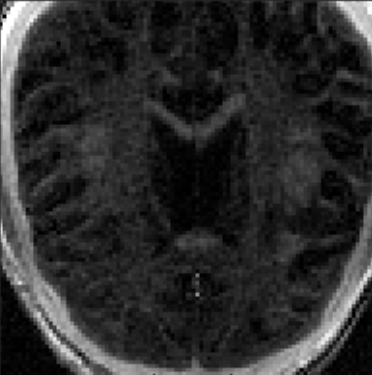
#> input picture brain__data/sequence/brain.png, 372 x 375 px
$ jupyter execute poster_freq.ipynb
#> lines starting #> are read from the running program, lines starting #| are printed output that depends on the picture
[cell 1]
import numpy as np
import matplotlib.pyplot as plt
from scipy.fft import fft2, ifft2, fftshift
from matplotlib.image import imread

# Load the image
brain_image = imread('brain.png')
#> brain_image is the input picture: shape (375, 372, 4) float32; mean R, G, B, A 0.174, 0.174, 0.174, 1

# Ensure the image is in grayscale if it's RGB
if brain_image.ndim == 3:
    brain_image = np.mean(brain_image, axis=2)  # Convert to grayscale by averaging RGB channels
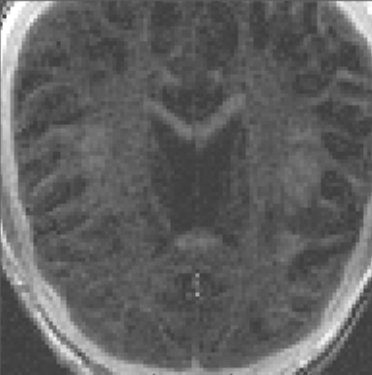
#> brain_image: shape (375, 372) float32; min 0.25, max 1, mean 0.38

# Perform 2D Fourier Transform
image_freq = fft2(brain_image)
image_freq_shifted = fftshift(image_freq)  # Shift the zero frequency to the center

# Function to filter low or high frequencies
def filter_frequencies(image_freq_shifted, frequency_type='low', cutoff=20):
#> called with image_freq_shifted = array of shape (375, 372), frequency_type = 'low', cutoff = 20
    rows, cols = image_freq_shifted.shape
#> rows = 375; cols = 372
    center_row, center_col = rows // 2, cols // 2
#> center_row = 187; center_col = 186
    filtered_freq = np.copy(image_freq_shifted)

    if frequency_type == 'low':
        # Zero out the high frequencies (outer parts) to retain low frequencies (center)
        filtered_freq[:center_row - cutoff, :] = 0  # Top part (high frequencies)
        filtered_freq[center_row + cutoff:, :] = 0  # Bottom part (high frequencies)
        filtered_freq[:, :center_col - cutoff] = 0  # Left part (high frequencies)
        filtered_freq[:, center_col + cutoff:] = 0  # Right part (high frequencies)

    elif frequency_type == 'high':
        # Zero out the low frequencies (center) to retain high frequencies (edges)
        filtered_freq[center_row - cutoff:center_row + cutoff, center_col - cutoff:center_col + cutoff] = 0  # Center part (low frequencies)

    return filtered_freq

# Apply the filters
# Low frequencies (retain center part)
low_freq_image = ifft2(fftshift(filter_frequencies(image_freq_shifted, 'low')))
# High frequencies (retain edges)
high_freq_image = ifft2(fftshift(filter_frequencies(image_freq_shifted, 'high')))

# Plotting the results
fig, axes = plt.subplots(1, 3, figsize=(15, 5))

# Original Image
axes[0].imshow(brain_image, cmap='gray')
axes[0].set_title("a) Original Brain Image")
axes[0].axis('off')

# Low-frequency filtered image
axes[1].imshow(np.abs(low_freq_image), cmap='gray')  # Take absolute value here
axes[1].set_title("b) Low-Frequency Image")
axes[1].axis('off')

# High-frequency filtered image
axes[2].imshow(np.abs(high_freq_image), cmap='gray')  # Take absolute value here
axes[2].set_title("c) High-Frequency Image")
axes[2].axis('off')
# Save the figure as a PNG file
plt.savefig('brain_comparison.png', dpi=1000)
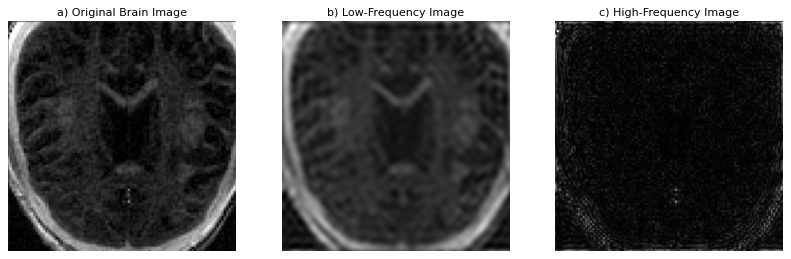
#> figure drawn by matplotlib, 3 panels
plt.show()

[cell 2]
import matplotlib.pyplot as plt
import numpy as np

# Time setup
t = np.linspace(0, 20, 2000)  # more time to fit 5 pulses

# Timing parameters
inv_start, inv_end = 1, 1.5
num_exc = 5
exc_spacing = 2.0  # time between excitations
exc_dur = 0.2
readout_dur = 1.0
spoiler_dur = 0.5

# Calculate the total duration of the excitation window
total_exc_duration = (num_exc - 1) * exc_spacing + exc_dur  # Total duration of all excitations
start_time = (t[-1] - total_exc_duration) / 2  # Start time for the first excitation so TI is centered

# Calculate excitation pulse times so that TI is centered in the middle of all excitations
exc_starts = [start_time + i * exc_spacing for i in range(num_exc)]
exc_ends = [s + exc_dur for s in exc_starts]
readout_starts = exc_ends
readout_ends = [s + readout_dur for s in readout_starts]

# Inversion Time (TI) is centered on the entire excitation sequence
TI = (exc_starts[0] + exc_ends[-1]) / 2

# Spoiler after last readout
spoiler_start = readout_ends[-1] + 0.2
spoiler_end = spoiler_start + spoiler_dur

# RF waveform
rf = np.zeros_like(t)
rf[(t >= inv_start) & (t <= inv_end)] = 1.5  # inversion
for s, e in zip(exc_starts, exc_ends):
    rf[(t >= s) & (t <= e)] = 1.0

def radial_gradient(t_local, t0, t1, direction, ramp_duration=0.1):
    grad = np.zeros_like(t_local)
    mask = (t_local >= t0) & (t_local <= t1)  # Mask for the time window of the gradient

    # Ramp-up portion (linear increase from 0 to 1 during the ramp duration)
    ramp_mask = (t_local >= t0) & (t_local <= t0 + ramp_duration)
    ramp_t = t_local[ramp_mask] - t0
    ramp_waveform = ramp_t / ramp_duration  # Linear ramp from 0 to 1

    # Constant portion after ramp-up
    constant_mask = (t_local >= t0 + ramp_duration) & (t_local <= t1)
    constant_waveform = np.ones_like(t_local[constant_mask])  # Constant value after ramp-up

    # Full waveform (ramp then constant)
    full_waveform = np.zeros_like(t_local)
    full_waveform[ramp_mask] = ramp_waveform
    full_waveform[constant_mask] = constant_waveform

    # Apply the direction scaling and assign to the gradient (no oscillations)
    g = np.zeros((3, len(t_local)))
    for i in range(3):
        g[i][mask] = direction[i] * full_waveform[mask]  # Apply the direction for each component (x, y, z)

    return g

# Set up gradient arrays
Gx = np.zeros_like(t)
Gy = np.zeros_like(t)
Gz = np.zeros_like(t)

# Generate gradients for the excitations with rotating radial directions
directions = [
    [1, 0, 0],
    [0.7, 0.7, 0],
    [0.5, 0.5, 0.7],
    [0, 1, 0],
    [0, 0.6, 0.8],
]
for i in range(num_exc):
    gx, gy, gz = radial_gradient(t, readout_starts[i], readout_ends[i], directions[i])
    Gx += gx
    Gy += gy
    Gz += gz

# Add spoiler to Gz
spoiler_mask = (t >= spoiler_start) & (t <= spoiler_end)
Gz[spoiler_mask] += -1.0

# Plotting
fig, axs = plt.subplots(5, 1, figsize=(12, 9), sharex=True)
plt.subplots_adjust(hspace=0.4)

# RF
axs[0].plot(t, rf, color='purple')
axs[0].set_ylabel("RF")
axs[0].set_ylim(-0.5, 2)
axs[0].annotate("180° Inversion", xy=((inv_start + inv_end)/2, 1.5), ha="center", va="bottom", fontsize=10)

for i in range(num_exc):
    axs[0].annotate(f"90° ({i+1})", xy=((exc_starts[i] + exc_ends[i])/2, 1.0), ha="center", va="bottom")
axs[0].axvline(x=TI, color='gray', linestyle='--')
axs[0].text(TI + 0.1, 1.6, "TI", fontsize=10)

# Gradients
axs[1].plot(t, Gx, color='blue')
axs[1].set_ylabel("Gx")
axs[1].set_ylim(-1.5, 1.5)

axs[2].plot(t, Gy, color='green')
axs[2].set_ylabel("Gy")
axs[2].set_ylim(-1.5, 1.5)

axs[3].plot(t, Gz, color='red')
axs[3].set_ylabel("Gz")
axs[3].set_ylim(-1.5, 1.5)

# Optional: ADC line (for data acquisition timing)
ADC = np.zeros_like(t)
for i in range(num_exc):
    ADC[(t >= readout_starts[i]) & (t <= readout_ends[i])] = 1
axs[4].plot(t, ADC, color='black')
axs[4].set_ylabel("ADC")
axs[4].set_xlabel("Time (a.u.)")
axs[4].set_ylim(-0.2, 1.5)

# Titles
axs[0].set_title(f"3D Radial UTE Sequence: {num_exc} Excitations with TI centered")
axs[1].set_title("Gradient X")
axs[2].set_title("Gradient Y")
axs[3].set_title("Gradient Z (includes spoiler)")
axs[4].set_title("Data Acquisition (ADC)")

plt.show()
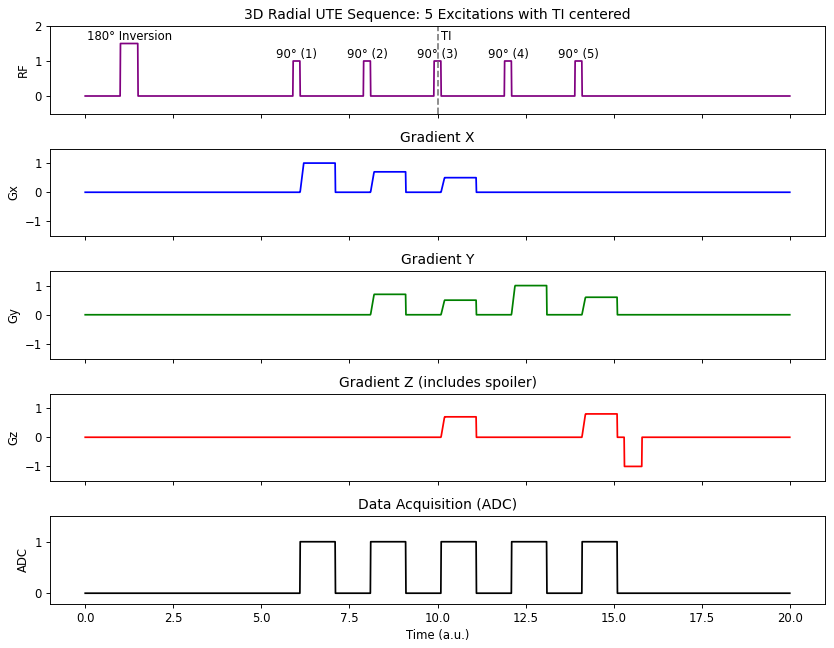
#> figure drawn by matplotlib, 5 panels; panel 5: curve peaks at x = 6.1, y = 1

$ run again, with brain__data/sequence/inversion_times.jpg saved as brain__data/sequence/brain.png
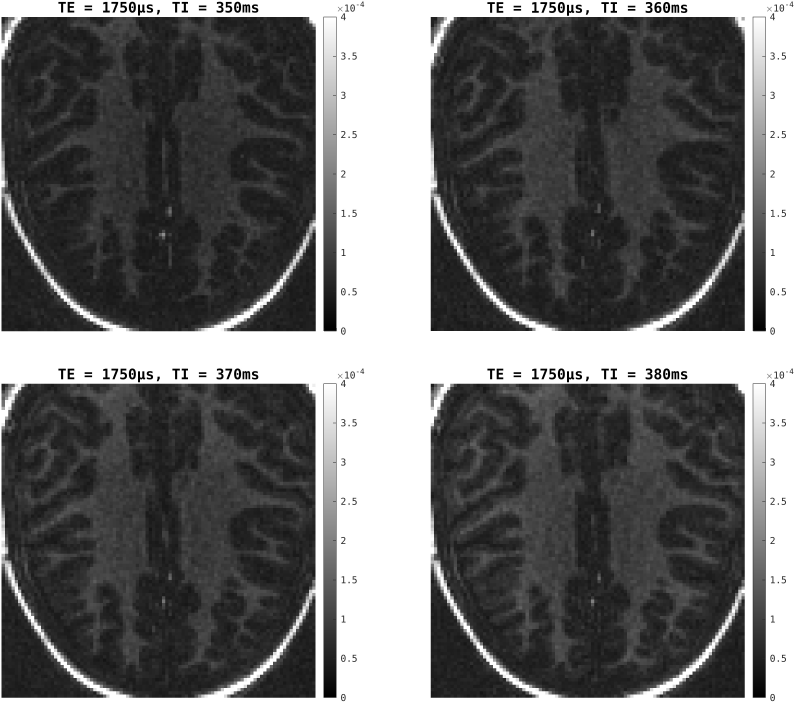
#> input picture brain__data/sequence/inversion_times.jpg, 3180 x 2811 px (shown at 1/4 size)
#> brain_image is the input picture: shape (2811, 3180, 3) float32; min 0, max 1, mean 0.411
#> brain_image: shape (2811, 3180) float32
#> `plt.savefig('brain_comparison.png', dpi=1000)`:
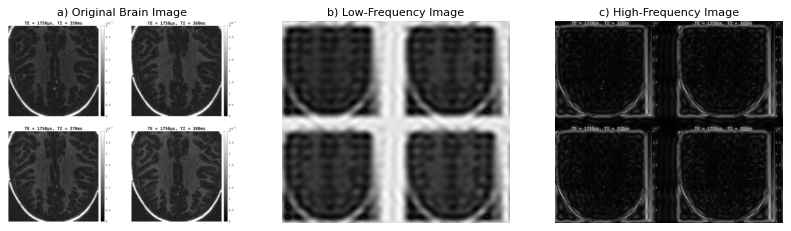
#> figure drawn by matplotlib, 3 panels
